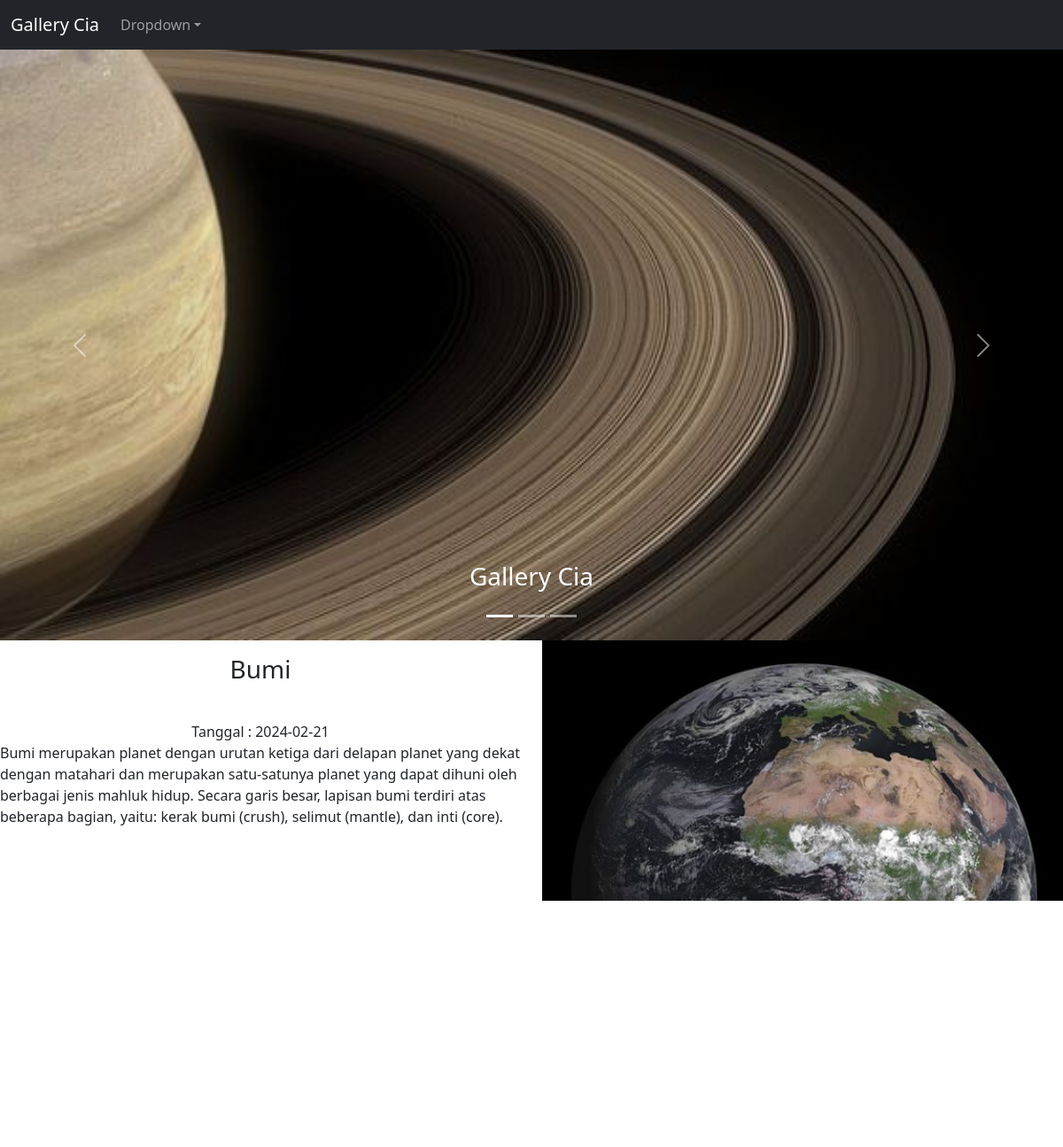
The page / on the database its author committed.
### tables this page shows
CREATE TABLE `foto` (
  `id_foto` int(11) NOT NULL,
  `judul` varchar(255) NOT NULL,
  `diskripsi` text NOT NULL,
  `tanggal` date NOT NULL,
  `foto` varchar(200) NOT NULL,
  `id_album` int(11) NOT NULL,
  `id_user` int(11) NOT NULL
);

### index.php (the view, shortened to what this page needs)
<!DOCTYPE html>
<html lang="en">
<head>
  <link href="https://cdn.jsdelivr.net/npm/bootstrap@5.3.2/dist/css/bootstrap.min.css" rel="stylesheet">
</head>
<body>
<nav class="navbar navbar-expand-sm bg-dark navbar-dark">
  <div class="container-fluid">
    <a class="navbar-brand" href="#">Gallery Cia</a>
    <div class="collapse navbar-collapse" id="collapsibleNavbar">
      <ul class="navbar-nav">
        <li class="nav-item dropdown">
          <a class="nav-link dropdown-toggle" href="#" role="button" data-bs-toggle="dropdown">Dropdown</a>
        </li>
      </ul>
    </div>
  </div>
</nav>
<div id="demo" class="carousel slide" data-bs-ride="carousel">
  <div class="carousel-indicators">
    <button type="button" data-bs-target="#demo" data-bs-slide-to="0" class="active"></button>
    <button type="button" data-bs-target="#demo" data-bs-slide-to="1"></button>
    <button type="button" data-bs-target="#demo" data-bs-slide-to="2"></button>
  </div>
  <div class="carousel-inner">
    <div class="carousel-item active">
      <img src="img/planet.jpg" alt="Los Angeles" class="d-block" style="width:100%">
      <div class="carousel-caption">
        <h3>Gallery Cia</h3>
      </div>
    </div>
  </div>
  <button class="carousel-control-prev" type="button" data-bs-target="#demo" data-bs-slide="prev">
    <span class="carousel-control-prev-icon"></span>
  </button>
  <button class="carousel-control-next" type="button" data-bs-target="#demo" data-bs-slide="next">
    <span class="carousel-control-next-icon"></span>
  </button>
</div>
<main id="main">
  <?php
       include 'koneksi.php';
       $data = mysqli_query($koneksi, "SELECT * FROM foto limit 1");
       while($d = mysqli_fetch_array($data)){
        ?>
        <div class="row">
          <div class="col-lg-6 order-1 order-lg-2" data-aos="fade-left" data-aos-delay="100">
            <?php echo "<img src='img/$d[foto]' width='100%'/>" ?>
          </div>
          <div class="col-lg-6 pt-4 pt-lg-0 order-2 order-lg-1 content">
            <p class="fst-italic">
              <tr>
                <center><h3><td><?php echo $d['judul']; ?></td><br><br></h3>
                <td> Tanggal : <?php echo $d['tanggal']; ?></td><br>
                </center>
              <?php
             $kalimat=$d['diskripsi'];
             $jumlahkarakter=1000;
             $cetak = substr($kalimat, 0, $jumlahkarakter);
             echo $cetak;
              ?> </tr>
              <?php
            }
            ?>
</body>
</html>

### rows shown on the page
foto: foto (picture), judul "Bumi", tanggal "2024-02-21", diskripsi "Bumi merupakan planet dengan urutan ketiga dari delapan planet yang dekat dengan matahari dan merupakan satu-satunya planet yang dapat dihuni oleh berbagai jenis mahluk hidup. Secara garis besar, lapisan bumi terdiri atas beberapa bagian, yaitu: kerak bumi (crush), selimut (mantle), dan inti (core)."
